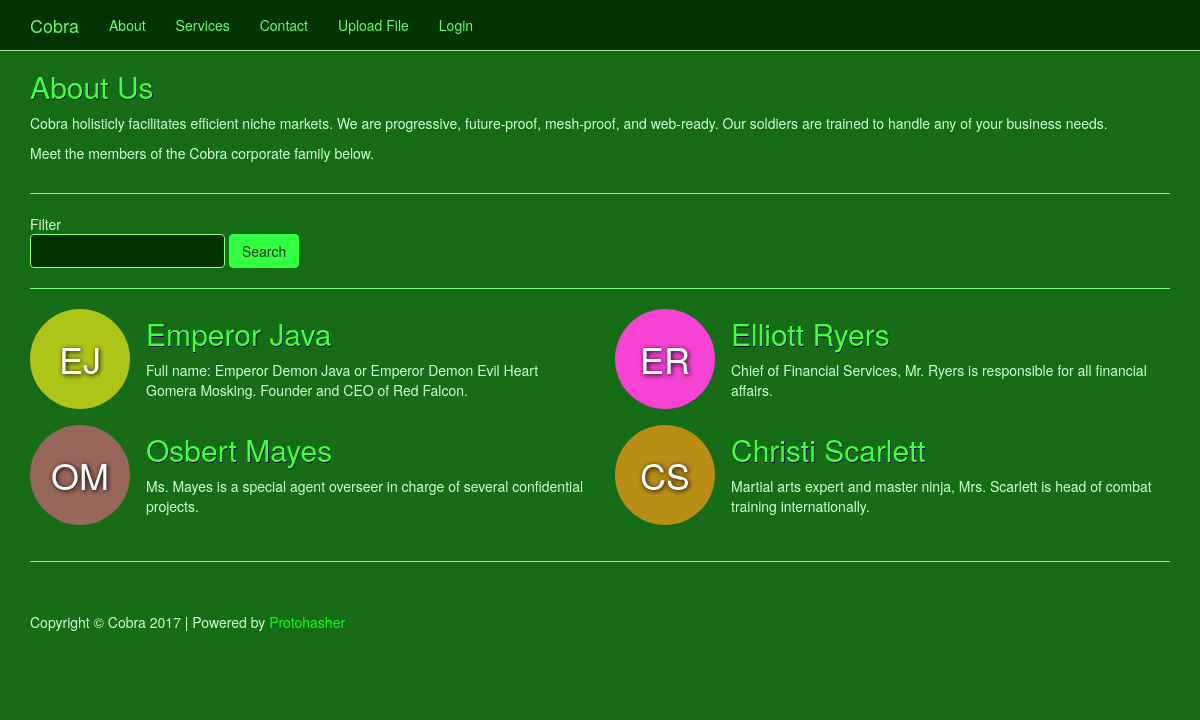
Page /about.php on the committed database.
### tables this page shows
CREATE TABLE `staff` (
  `staffID` int(11) NOT NULL AUTO_INCREMENT,
  `firstname` varchar(255) DEFAULT NULL,
  `lastname` varchar(255) DEFAULT NULL,
  `staffBio` varchar(255) DEFAULT NULL,
  `dateCreated` datetime DEFAULT NULL,
  `dateModified` timestamp NULL DEFAULT NULL ON UPDATE CURRENT_TIMESTAMP,
  PRIMARY KEY (`staffID`),
  KEY `staffID` (`staffID`) USING BTREE
);

### settings.php (called while the page is built, shortened)
<?php
	$team = "cobra";
	$settings = array(
		'cobra' => array(),
		'motherbrain' => array(),
		'redfalcon' => array(),
		'footclan' => array(),
		'decepticons' => array()
	);
	$settings['cobra']['companyName'] = "Cobra";
	$settings['cobra']['companyBodyClass'] = "cobra";
	$settings['cobra']['ceoEmail'] = "admin@cobra.com";
	$settings['motherbrain']['companyName'] = "Motherbrain";
	$settings['motherbrain']['companyBodyClass'] = "motherbrain";
	$settings['motherbrain']['ceoEmail'] = "admin@motherbrain.com";
	$settings['redfalcon']['companyName'] = "Red Falcon";
	$settings['redfalcon']['companyBodyClass'] = "redfalcon";
	$settings['redfalcon']['ceoEmail'] = "admin@redfalcon.com";
	$settings['footclan']['companyName'] = "Foot Clan";
	$settings['footclan']['companyBodyClass'] = "footclan";
	$settings['footclan']['ceoEmail'] = "admin@footclan.com";
	$settings['decepticons']['companyName'] = "Decepticons";
	$settings['decepticons']['companyBodyClass'] = "decepticons";
	$settings['decepticons']['ceoEmail'] = "admin@decepticons.com";
	$companyName = $settings[$team]['companyName'];
 ?>

### com/capstone/model/staffManager.php (called while the page is built, shortened)
<?php
require dirname(__FILE__) . '/../settings/settings.php';
$settings = new SettingsManager();
class StaffManager {
	public function getStaff($filter ="") {
		global $settings;
		$conn = new mysqli($settings->get('db_servername'), $settings->get('db_username'), $settings->get('db_password'), $settings->get('db_name'));
		$sql = "SELECT staffID, firstname, lastname, staffBio FROM staff";
		$conn->multi_query($sql);
		$result = mysqli_store_result($conn);
		return $result;
	}
}

### public/about.php (the view)
<?php
	require '../com/capstone/model/staffManager.php';
	$staffManager = new StaffManager();
	if(isset($_POST["staffFilter"])) {
		$filter = $_POST["staffFilter"];
	}
	else {
		$filter = "";
	}
	$staff = $staffManager->getStaff($filter);
	function rand_part($min, $max) {
		return str_pad( dechex( mt_rand( $min, $max ) ), 2, '0', STR_PAD_LEFT);
	}
	function rand_color() {
		return 	rand_part(0, 0xFF)
				. rand_part(0, 0xFF)
				. rand_part(0, 0xFF);
	}
?>
<?php include "includes/header.php"; ?>
<div class="row">
	<div class="col-sm-12">
		<h2>About Us</h2>
		<p>
			<?php echo $companyName ?> holisticly facilitates efficient niche markets. We are progressive, future-proof, mesh-proof, and web-ready. Our soldiers are trained to handle any of your business needs.
		</p>
		<p>
			Meet the members of the <?php echo $companyName ?> corporate family below.
		</p>
	</div>
</div>
<hr/>
<div class="row about-us-profiles">
	<div class="col-sm-12">
		<form action="" method="post">
			<label>
				Filter
				<input class="form-control" type="text" name="staffFilter" value="<?php echo $filter ?>" />
			</label>
			<button class="btn btn-primary">Search</button>
		</form>
		<hr/>
	</div>
	<?php while($row = $staff->fetch_assoc()) { ?>
		<div class="col-sm-6">
			<div class="about-circle" style="background-color: #<?php echo rand_color()?>"><?php echo substr($row["firstname"], 0, 1) . substr($row["lastname"], 0, 1) ?></div>
			<h2><?php echo $row["firstname"] . " " . $row["lastname"] ?></h2>
			<p><?php echo $row["staffBio"] ?></p>
		</div>
	<?php } ?>
</div>
<?php include "includes/footer.php"; ?>

### public/css/business-frontpage.css (style rules this page uses)
body { padding-top: 50px; }
.about-circle { width: 100px; height: 100px; border-radius: 50%; float: left; font-size: 36px; line-height: 100px; text-align: center; background: purple; color: white; margin: 0 16px 16px 0; text-shadow: 0.03em 0.03em 0.15em black; }
.about-us-profiles h2 { margin-top: 8px; }
label { margin: 0; font-weight: normal; }
.btn { vertical-align: bottom; }
#cobra { background-color: rgb(23, 108, 24); color: #d2ffd3; }
#cobra hr { border-color: #7ffc7a; }
#cobra h1, #cobra h2 { color: #44ff3d; text-shadow: 0.02em 0.02em 0.01em #000548; }
#cobra .btn-default, #cobra .btn { background-color: #31ff3f; color: #333; border: 1px solid #31ff3f; }
#cobra .well, #cobra .form-control, #cobra .jumbotron { background-color: #013300; border: 1px solid #90ff85; color: #fff; }

### rows in the picture
staff: firstname "E", lastname "J", firstname "Emperor", lastname "Java", staffBio "Full name: Emperor Demon Java or Emperor Demon Evil Heart Gomera Mosking. Founder and CEO of Red Falcon."
staff: firstname "E", lastname "R", firstname "Elliott", lastname "Ryers", staffBio "Chief of Financial Services, Mr. Ryers is responsible for all financial affairs."
staff: firstname "O", lastname "M", firstname "Osbert", lastname "Mayes", staffBio "Ms. Mayes is a special agent overseer in charge of several confidential projects."
staff: firstname "C", lastname "S", firstname "Christi", lastname "Scarlett", staffBio "Martial arts expert and master ninja, Mrs. Scarlett is head of combat training internationally."

### other values in the picture
$companyName "Cobra"
